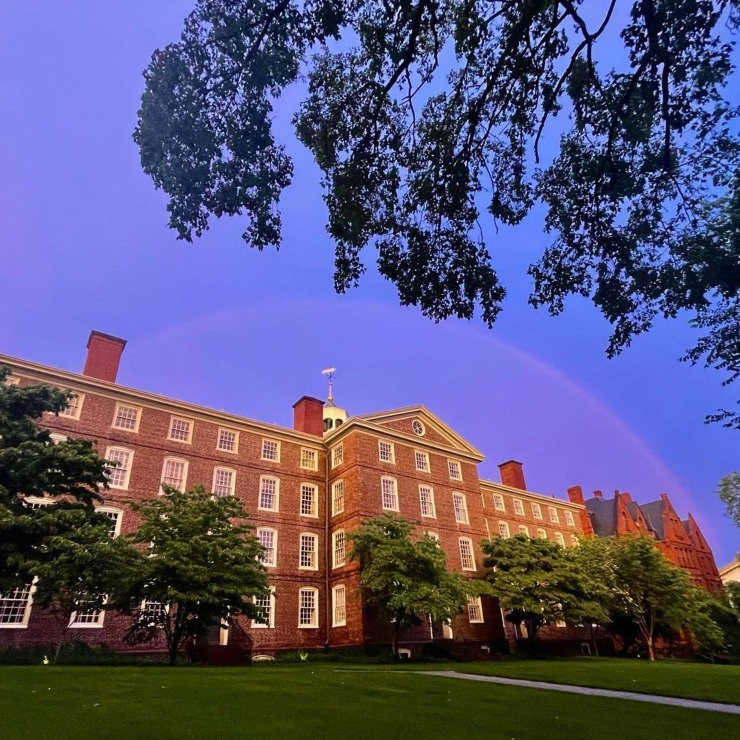
#> input picture filtres/univer.jpg, 740 x 740 px
$ python filtrePrewitt.py
#> lines starting #> are read from the running program, lines starting #| are printed output that depends on the picture; after the words box and inside, x2 and y2 are one past the last pixel; in counts of white or black regions, pixels touching at a corner belong together
import cv2
import numpy as np

def prewitt_filter(image, direction='horizontal'):
    # Define Prewitt filters
    if direction == 'horizontal':
        kernel = np.array([[-1, 0, 1],
                           [-1, 0, 1],
                           [-1, 0, 1]])
    elif direction == 'vertical':
        kernel = np.array([[-1, -1, -1],
                           [0, 0, 0],
                           [1, 1, 1]])
    else:
        raise ValueError("Invalid direction. Use 'horizontal' or 'vertical'.")

    # Get image dimensions
    rows, cols = image.shape

    # Initialize result image
    result = np.zeros(image.shape, dtype=np.float32)

    # Initialize loop variables
    i = 1
    while i < rows - 1:
        j = 1
        while j < cols - 1:
            # Apply convolution
            result[i, j] = np.sum(image[i-1:i+2, j-1:j+2] * kernel)

            # Increment column index
            j += 1

        # Increment row index
        i += 1

    # Ensure result is in the valid range [0, 255]
    result[result < 0] = 0
    result[result > 255] = 255


    # Convert to uint8 (8-bit image)
    result = np.uint8(result)
    # result = result % 256

    return result

# Example
image = cv2.imread('univer.jpg', cv2.IMREAD_GRAYSCALE)
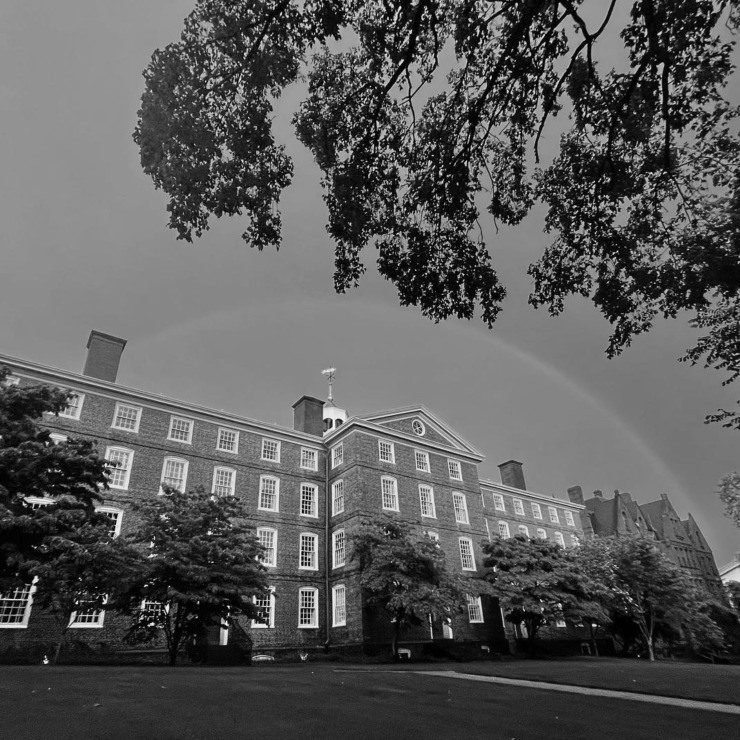
#> image: shape (740, 740); min 0, max 248, mean 89.6

# Apply Prewitt filter for horizontal edge detection
prewitt_horizontal = prewitt_filter(image, direction='horizontal')
#> after the loop in prewitt_filter, `while i < rows - 1:`:
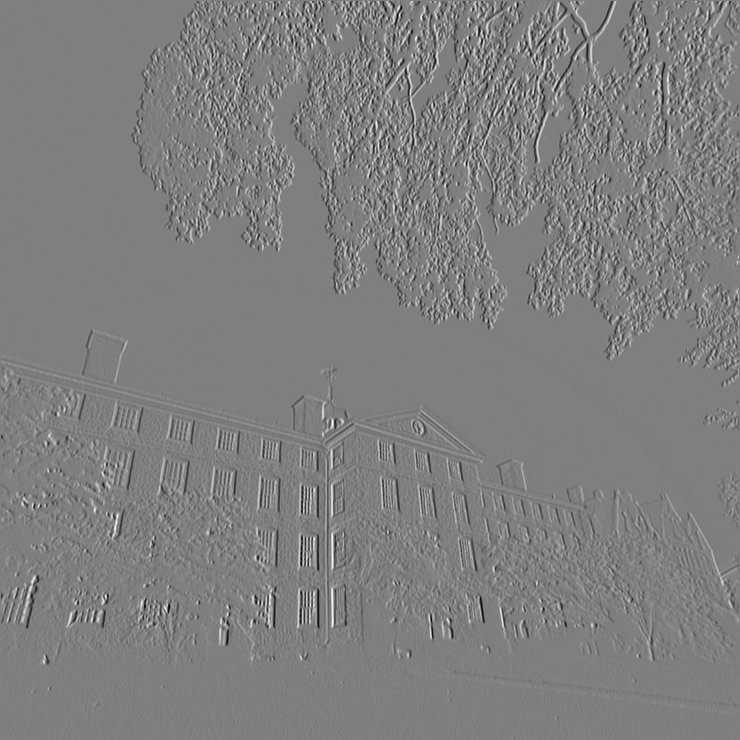
#> result: shape (740, 740) float32; min -647, max 648, mean -0.1; drawn with min black and max white
#> after the loop in prewitt_filter, `while i < rows - 1:`: i = 739
#> in prewitt_filter, `result[result < 0] = 0`:
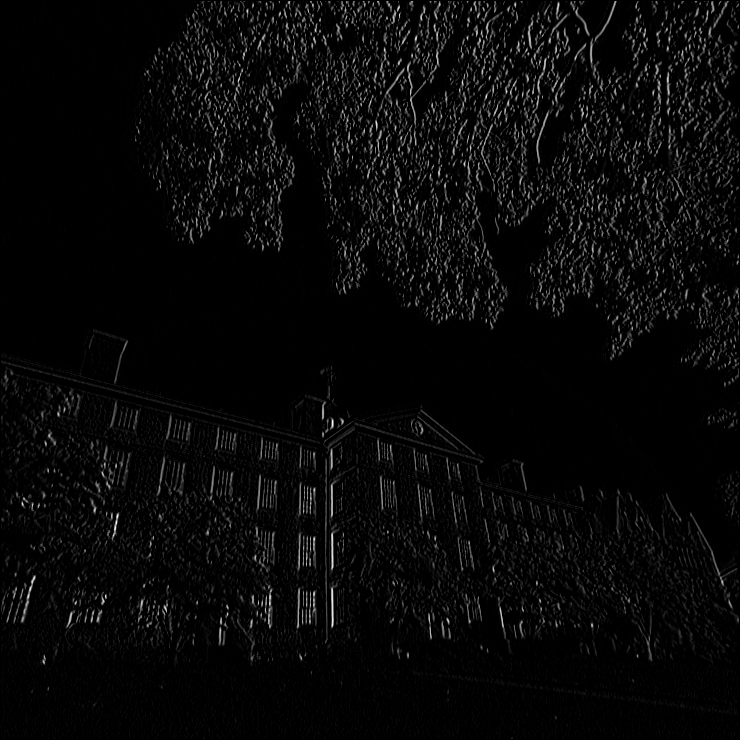
#> result: shape (740, 740) float32; min 0, max 648, mean 22.3; drawn with min black and max white
#> in prewitt_filter, `result[result > 255] = 255`:
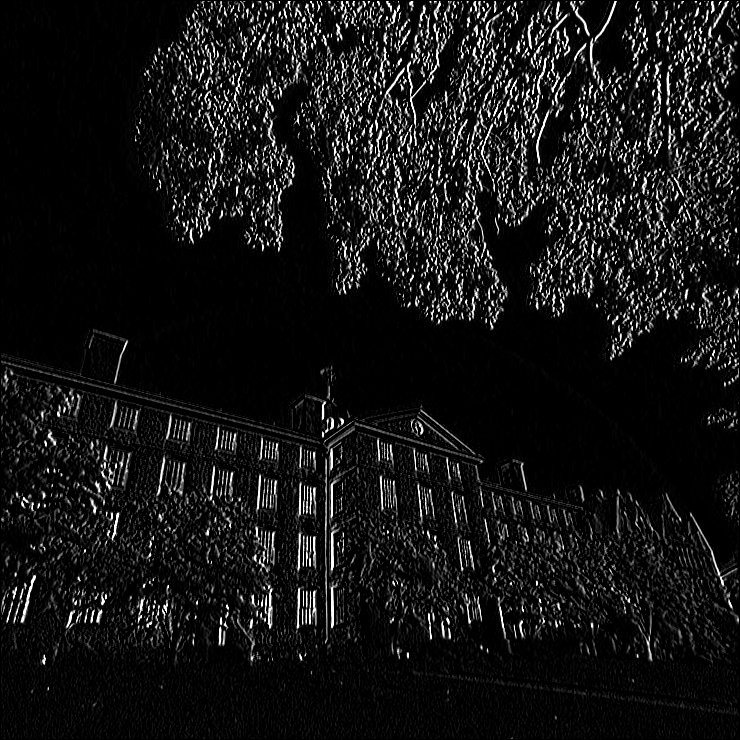
#> result: shape (740, 740) float32; 1.63% of pixels changed, all inside (x1, y1, x2, y2) = (5, 1, 739, 664)

# Apply Prewitt filter for vertical edge detection
prewitt_vertical = prewitt_filter(image, direction='vertical')
#> call 2 of prewitt_filter, with direction = 'vertical'
#> after the loop in prewitt_filter (call 2), `while i < rows - 1:`:
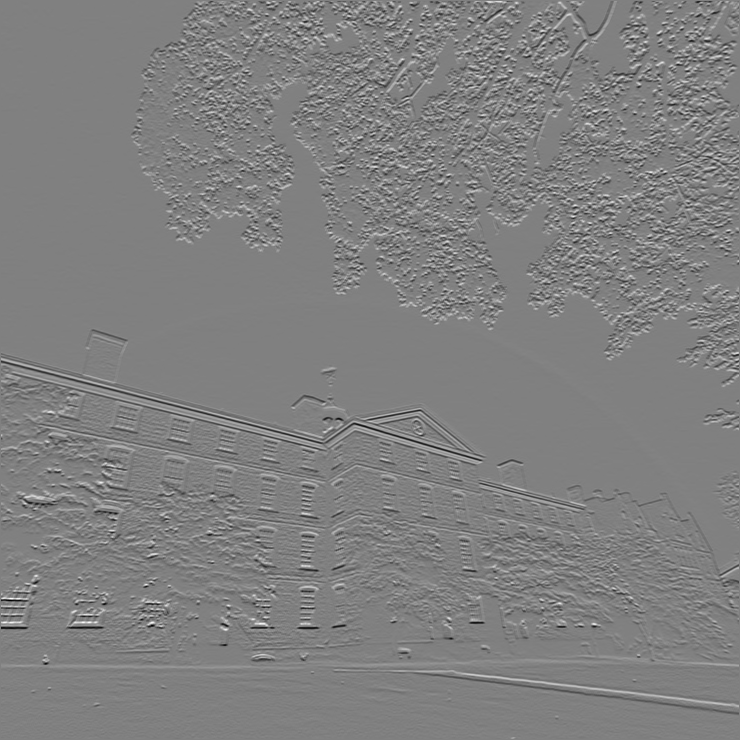
#> result: shape (740, 740) float32; min -661, max 651, mean -0.4; drawn with min black and max white
#> in prewitt_filter (call 2), `result[result < 0] = 0`:
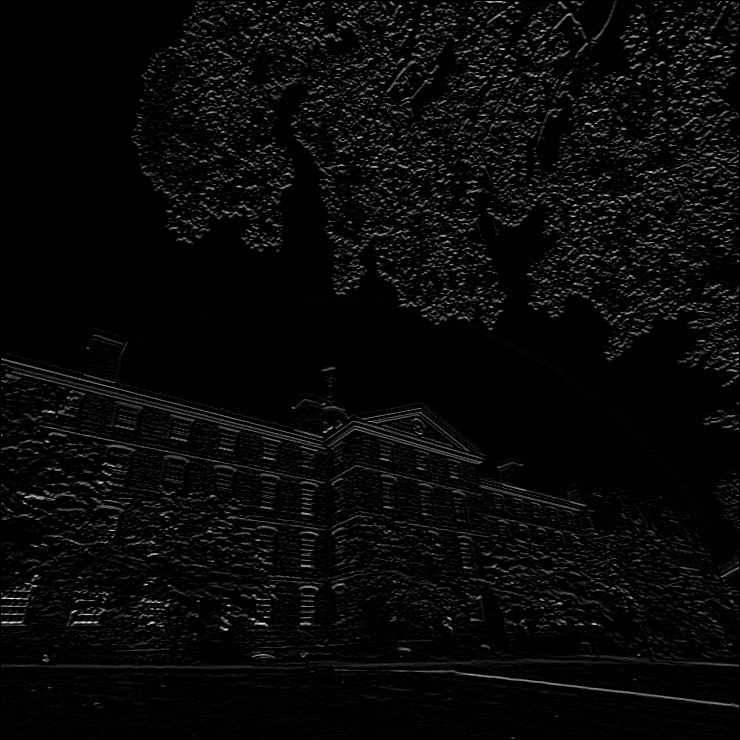
#> result: shape (740, 740) float32; min 0, max 651, mean 22.6; drawn with min black and max white
#> in prewitt_filter (call 2), `result[result > 255] = 255`:
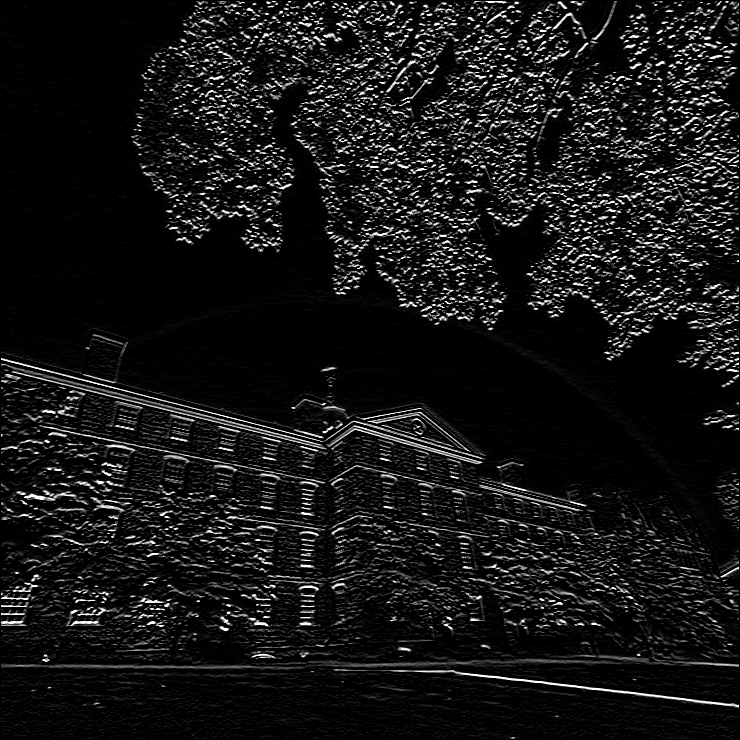
#> result: shape (740, 740) float32; 1.08% of pixels changed, all inside (x1, y1, x2, y2) = (1, 1, 739, 705)

# Display the original, horizontal, and vertical edge-detected images
cv2.imshow('Original Image', image)
cv2.imshow('Prewitt Horizontal Edge', prewitt_horizontal)
cv2.imshow('Prewitt Vertical Edge', prewitt_vertical)

cv2.waitKey(0)
cv2.destroyAllWindows()

$ run again, with filtres/img.jpg copied over filtres/univer.jpg
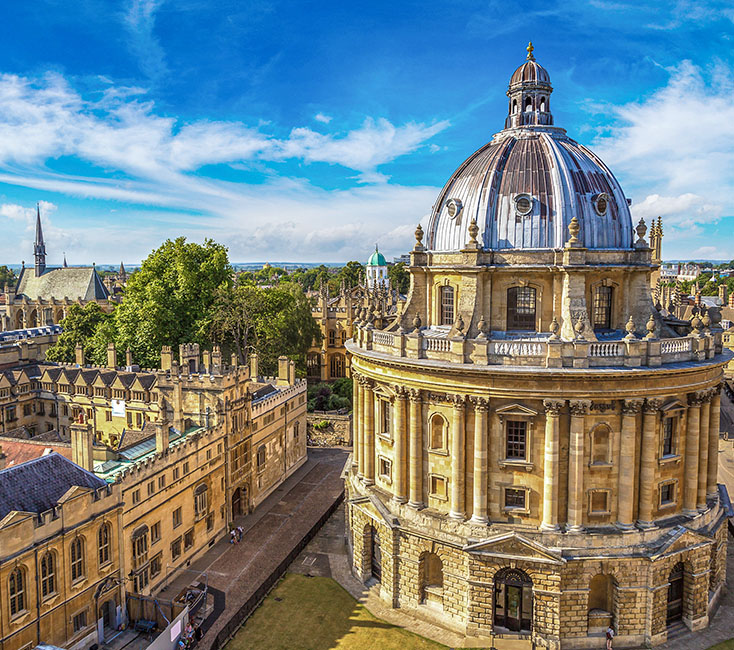
#> input picture filtres/img.jpg, 734 x 650 px
#> after the loop in prewitt_filter, `while i < rows - 1:`: i = 649
#> after the loop in prewitt_filter (call 2), `while i < rows - 1:`:
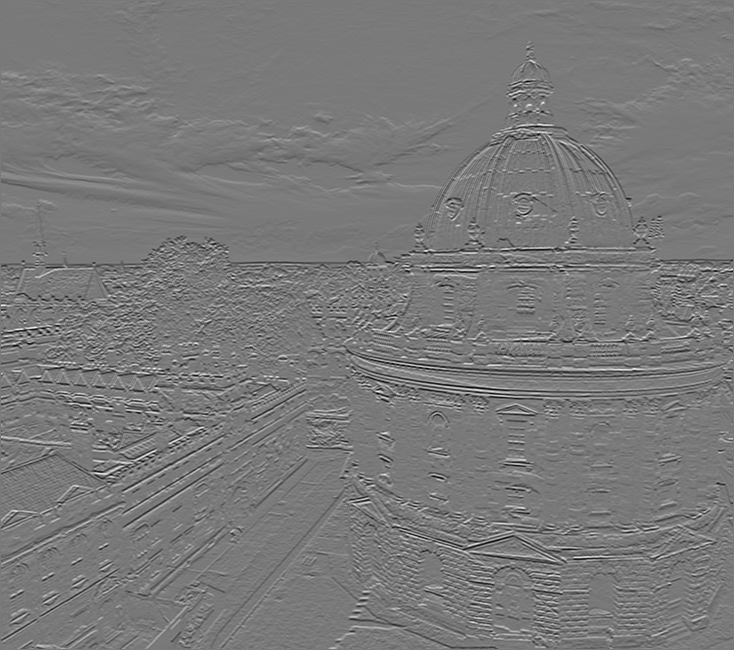
#> result: shape (650, 734) float32; min -647, max 708, mean 0; drawn with min black and max white
#> in prewitt_filter (call 2), `result[result > 255] = 255`:
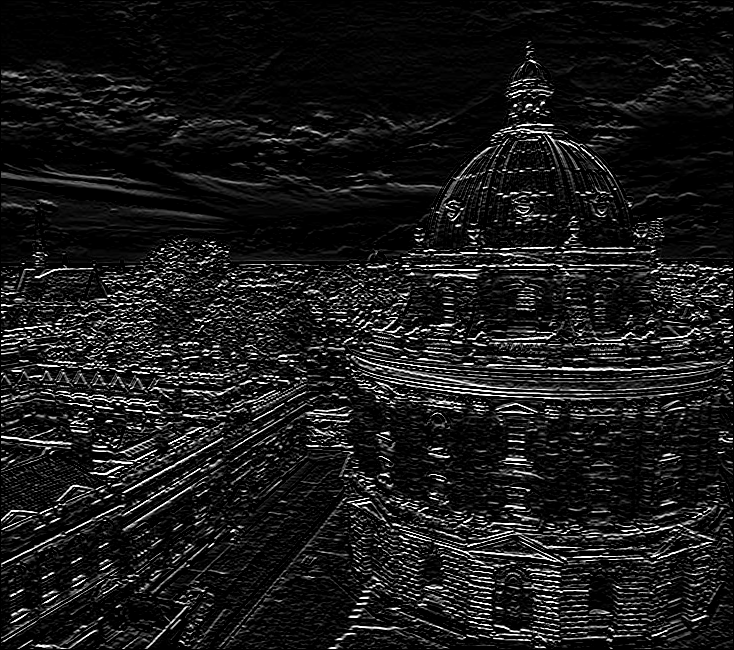
#> result: shape (650, 734) float32; min 0, max 255, mean 25.8

$ run again, with filtres/noisy.jpg copied over filtres/univer.jpg
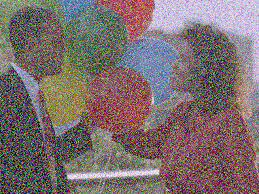
#> input picture filtres/noisy.jpg, 259 x 194 px
#> after the loop in prewitt_filter, `while i < rows - 1:`: i = 193
#> after the loop in prewitt_filter (call 2), `while i < rows - 1:`:
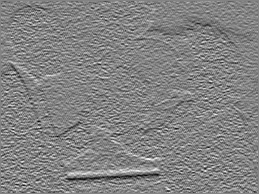
#> result: shape (194, 259) float32; min -346, max 324, mean -1.7; drawn with min black and max white
#> in prewitt_filter (call 2), `result[result > 255] = 255`:
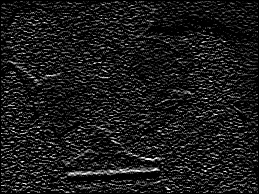
#> result: shape (194, 259) float32; min 0, max 255, mean 26.5
